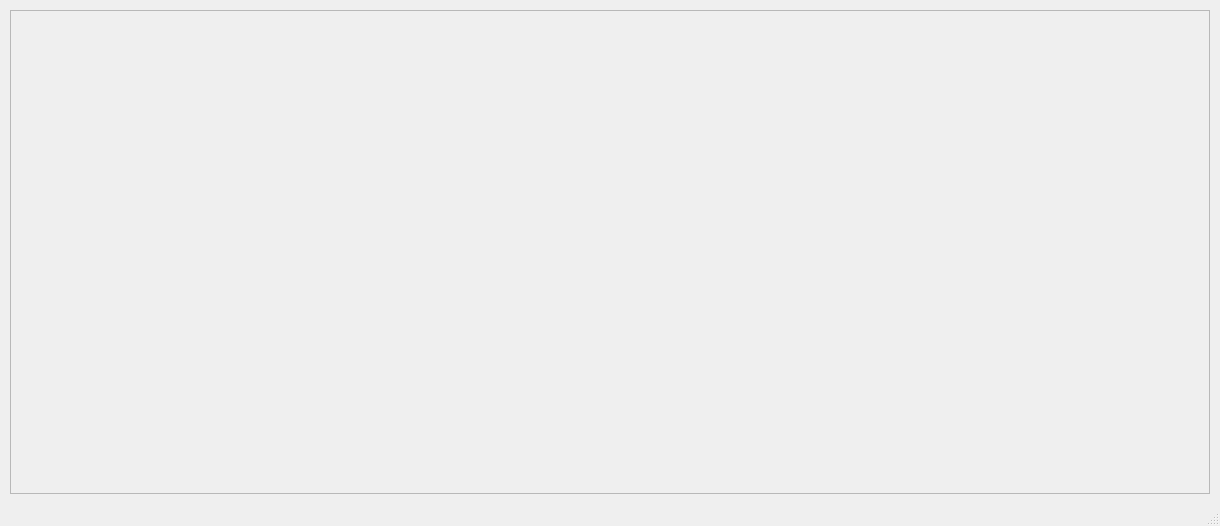
<?xml version="1.0" encoding="UTF-8"?>
<ui version="4.0">
 <class>MainWindow</class>
 <widget class="QMainWindow" name="MainWindow">
  <property name="geometry">
   <rect>
    <x>0</x>
    <y>0</y>
    <width>1220</width>
    <height>526</height>
   </rect>
  </property>
  <property name="minimumSize">
   <size>
    <width>1220</width>
    <height>500</height>
   </size>
  </property>
  <property name="windowTitle">
   <string>MainWindow</string>
  </property>
  <widget class="QWidget" name="centralwidget">
   <layout class="QGridLayout" name="gridLayout">
    <property name="leftMargin">
     <number>10</number>
    </property>
    <property name="topMargin">
     <number>10</number>
    </property>
    <property name="rightMargin">
     <number>10</number>
    </property>
    <property name="bottomMargin">
     <number>10</number>
    </property>
    <property name="spacing">
     <number>5</number>
    </property>
    <item row="0" column="0">
     <widget class="QScrollArea" name="scrollArea">
      <property name="minimumSize">
       <size>
        <width>730</width>
        <height>0</height>
       </size>
      </property>
      <property name="font">
       <font>
        <pointsize>40</pointsize>
       </font>
      </property>
      <property name="widgetResizable">
       <bool>true</bool>
      </property>
      <widget class="QWidget" name="mainLayout">
       <property name="geometry">
        <rect>
         <x>0</x>
         <y>0</y>
         <width>1198</width>
         <height>463</height>
        </rect>
       </property>
      </widget>
     </widget>
    </item>
   </layout>
  </widget>
  <widget class="QMenuBar" name="menubar">
   <property name="geometry">
    <rect>
     <x>0</x>
     <y>0</y>
     <width>1220</width>
     <height>21</height>
    </rect>
   </property>
  </widget>
  <widget class="QStatusBar" name="statusbar"/>
 </widget>
 <resources/>
 <connections/>
</ui>
